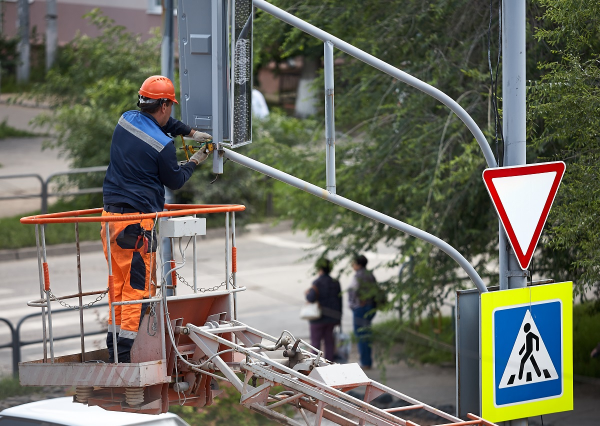
#> input picture objectDetection/Activity-1/objects-to-detect.jpg, 1200 x 852 px (shown at 1/2 size)
$ python finding-mask.py
#> lines starting #> are read from the running program, lines starting #| are printed output that depends on the picture; after the words box and inside, x2 and y2 are one past the last pixel; in counts of white or black regions, pixels touching at a corner belong together


"""
Course:  Training YOLO v3 for Objects Detection with Custom Data

Section-1
Quick Win - Step 1: Simple Object Detection by thresholding with mask
File: finding-mask.py
"""


# Convenient way for choosing right Colour Mask to Detect needed Object
#
# Algorithm:
# Reading RGB image --> Converting to HSV --> Getting Mask
#
# Result:
# min_blue, min_green, min_red = 21, 222, 70
# max_blue, max_green, max_red = 176, 255, 255


# Importing needed library
import cv2


# Preparing Track Bars
# Defining empty function
def do_nothing(x):
    pass


# Giving name to the window with Track Bars
# And specifying that window is resizable
cv2.namedWindow('Track Bars', cv2.WINDOW_NORMAL)

# Defining Track Bars for convenient process of choosing colours
# For minimum range
cv2.createTrackbar('min_blue', 'Track Bars', 0, 255, do_nothing)
#> slider 'min_blue' is set to 51
cv2.createTrackbar('min_green', 'Track Bars', 0, 255, do_nothing)
#> slider 'min_green' is set to 51
cv2.createTrackbar('min_red', 'Track Bars', 0, 255, do_nothing)
#> slider 'min_red' is set to 51

# For maximum range
cv2.createTrackbar('max_blue', 'Track Bars', 0, 255, do_nothing)
#> slider 'max_blue' is set to 255
cv2.createTrackbar('max_green', 'Track Bars', 0, 255, do_nothing)
#> slider 'max_green' is set to 255
cv2.createTrackbar('max_red', 'Track Bars', 0, 255, do_nothing)
#> slider 'max_red' is set to 255

# Reading image with OpenCV library
# In this way image is opened already as numpy array
# WARNING! OpenCV by default reads images in BGR format
image_BGR = cv2.imread('objects-to-detect.jpg')
#> image_BGR is the input picture: shape (852, 1200, 3); mean B, G, R 96.6, 108.9, 109
# Resizing image in order to use smaller windows
image_BGR = cv2.resize(image_BGR, (600, 426))
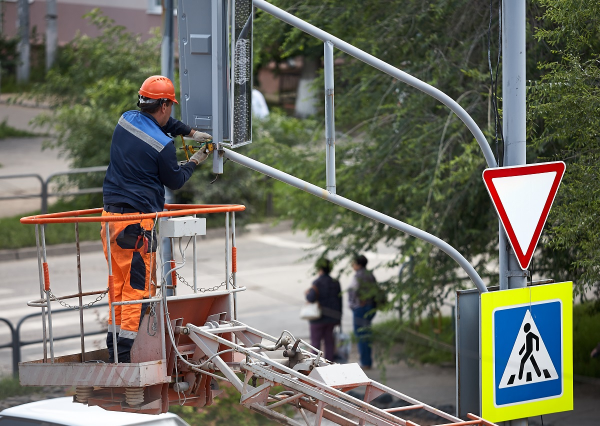
#> image_BGR: shape (426, 600, 3); mean B, G, R 96.7, 109, 109.2

# Showing Original Image
# Giving name to the window with Original Image
# And specifying that window is resizable
cv2.namedWindow('Original Image', cv2.WINDOW_NORMAL)
cv2.imshow('Original Image', image_BGR)

# Converting Original Image to HSV
image_HSV = cv2.cvtColor(image_BGR, cv2.COLOR_BGR2HSV)
#> image_HSV: shape (426, 600, 3); mean H, S, V 57.7, 69.7, 119.9

# Showing HSV Image
# Giving name to the window with HSV Image
# And specifying that window is resizable
cv2.namedWindow('HSV Image', cv2.WINDOW_NORMAL)
cv2.imshow('HSV Image', image_HSV)

# while True:
#     if cv2.waitKey(0):
#          break

# Defining loop for choosing right Colours for the Mask
while True:
    # Defining variables for saving values of the Track Bars
    # For minimum range
    min_blue = cv2.getTrackbarPos('min_blue', 'Track Bars')
    min_green = cv2.getTrackbarPos('min_green', 'Track Bars')
    min_red = cv2.getTrackbarPos('min_red', 'Track Bars')

    # For maximum range
    max_blue = cv2.getTrackbarPos('max_blue', 'Track Bars')
    max_green = cv2.getTrackbarPos('max_green', 'Track Bars')
    max_red = cv2.getTrackbarPos('max_red', 'Track Bars')

    # Implementing Mask with chosen colours from Track Bars to HSV Image
    # Defining lower bounds and upper bounds for thresholding
    mask = cv2.inRange(image_HSV,
                       (min_blue, min_green, min_red),
                       (max_blue, max_green, max_red))
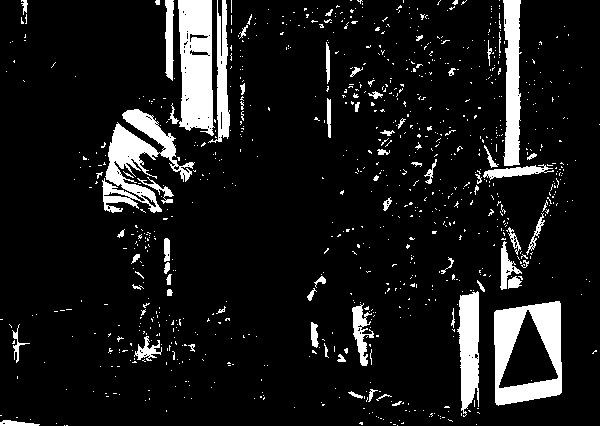
#> mask: shape (426, 600); 10.1% white; 898 white regions (829 under 20 px), largest, box (x1, y1, x2, y2) and area: (494, 301, 562, 406) 4030, (178, 0, 215, 136) 3988, (102, 109, 195, 213) 3720

    # Showing Binary Image with implemented Mask
    # Giving name to the window with Mask
    # And specifying that window is resizable
    cv2.namedWindow('Binary Image with Mask', cv2.WINDOW_NORMAL)
    cv2.imshow('Binary Image with Mask', mask)

    # Breaking the loop if 'q' is pressed
    if cv2.waitKey(1) & 0xFF == ord('q'):
#> (key q is pressed here)
        break


# Destroying all opened windows
cv2.destroyAllWindows()


# Printing final chosen Mask numbers
print('min_blue, min_green, min_red = {0}, {1}, {2}'.format(min_blue, min_green,
                                                            min_red))
print('max_blue, max_green, max_red = {0}, {1}, {2}'.format(max_blue, max_green,
                                                            max_red))


"""
Some comments

HSV (hue, saturation, value) colour-space is a model
that is very useful in segmenting objects based on the colour.

With OpenCV function cv2.inRange() we perform basic thresholding operation
to detect an object based on the range of pixel values in the HSV colour-space.
"""

$ run again, with objectDetection/Activity-1/blue-traffic-sign-to-print.jpg copied over objectDetection/Activity-1/objects-to-detect.jpg
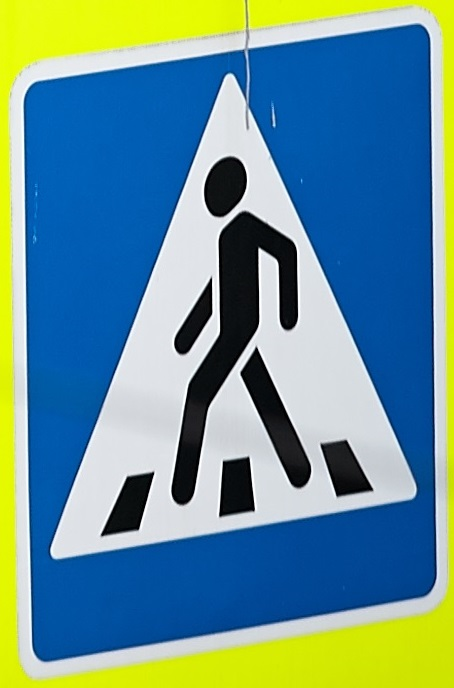
#> input picture objectDetection/Activity-1/blue-traffic-sign-to-print.jpg, 454 x 688 px
#> image_BGR is the input picture: shape (688, 454, 3); mean B, G, R 148.1, 144.5, 101.9
#> `image_BGR = cv2.resize(image_BGR, (600, 426))`:
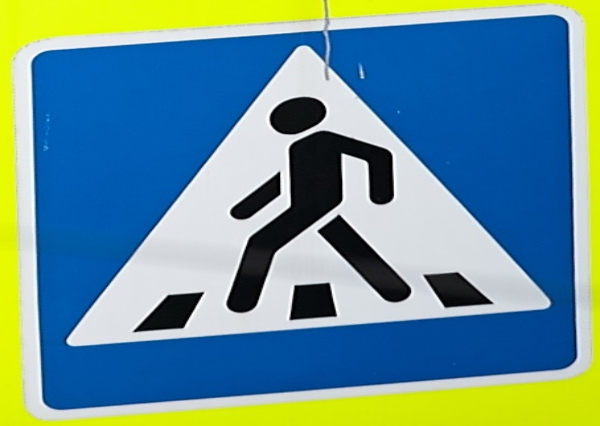
#> image_BGR: shape (426, 600, 3); mean B, G, R 148, 144.5, 101.8
#> image_HSV: shape (426, 600, 3); mean H, S, V 92.8, 165.2, 183.7
#> `mask = cv2.inRange(image_HSV, (min_blue, min_green, min_red), (max_blu..`:
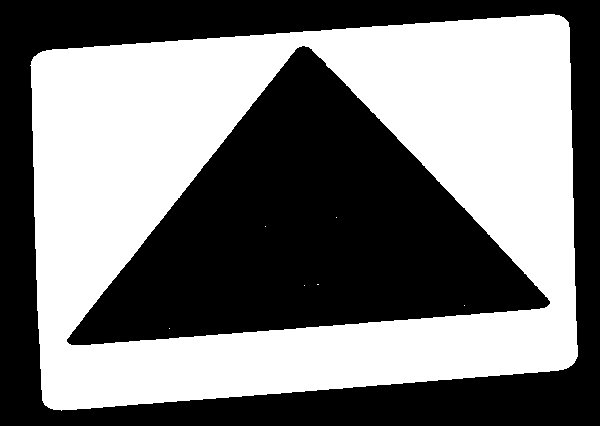
#> mask: shape (426, 600); 47.7% white; 7 white regions (6 under 20 px), largest, box (x1, y1, x2, y2) and area: (30, 14, 578, 411) 121985

$ run again, with objectDetection/Activity-1/red-traffic-sign-to-print.jpg copied over objectDetection/Activity-1/objects-to-detect.jpg
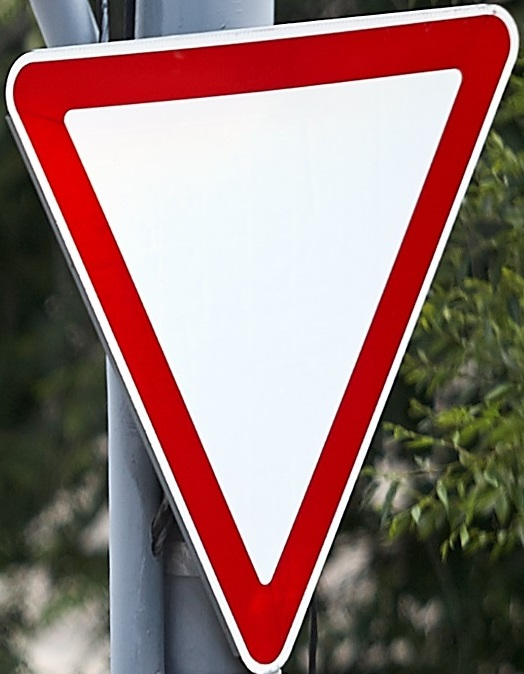
#> input picture objectDetection/Activity-1/red-traffic-sign-to-print.jpg, 524 x 674 px
#> image_BGR is the input picture: shape (674, 524, 3); mean B, G, R 116.1, 119.5, 149.6
#> `image_BGR = cv2.resize(image_BGR, (600, 426))`:
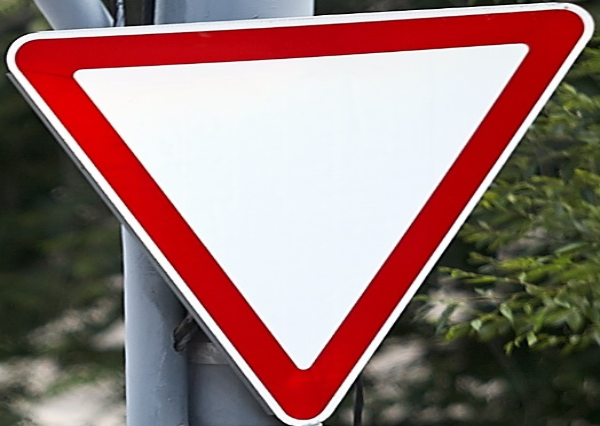
#> image_BGR: shape (426, 600, 3); mean B, G, R 116, 119.4, 149.5
#> image_HSV: shape (426, 600, 3); mean H, S, V 78.4, 84.7, 156.6
#> `mask = cv2.inRange(image_HSV, (min_blue, min_green, min_red), (max_blu..`:
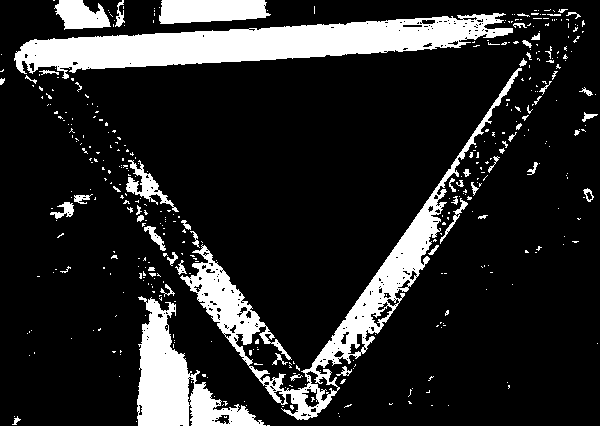
#> mask: shape (426, 600); 15.9% white; 419 white regions (361 under 20 px), largest, box (x1, y1, x2, y2) and area: (14, 13, 513, 79) 14677, (180, 68, 522, 420) 11160, (137, 296, 266, 426) 6492
